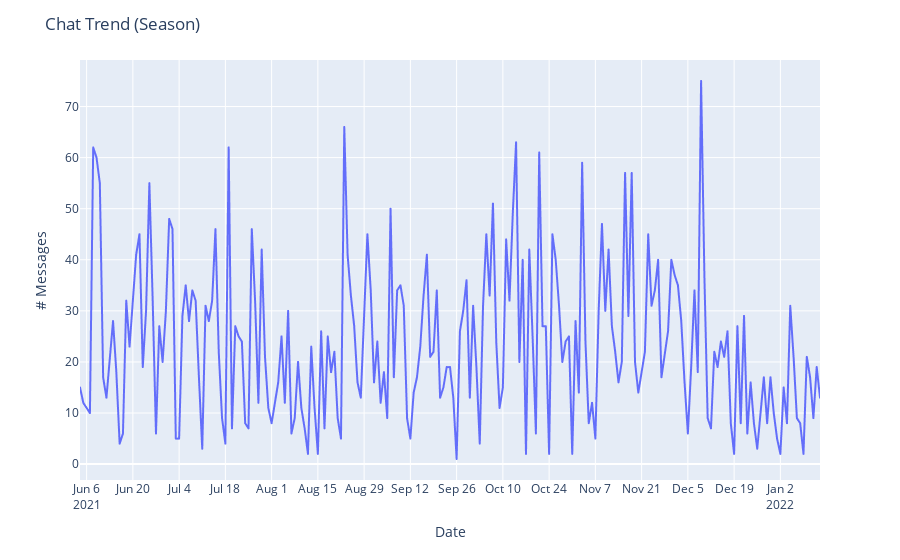

Here is the notebook cell this chart was saved with:
### Markdown cell above
### Chat Trend (All Time)

To seek the seasonal trendline

### Code cell
z = df.copy()
z = z['Date'].value_counts() 
z1 = z.to_dict() 
df['Msg_count'] = df['Date'].map(z1)

fig = px.line(x=df['Date'],y=df['Msg_count'])
fig.update_layout(title='Chat Trend (Season)',
                  xaxis_title='Date',
                  yaxis_title='# Messages')
fig.update_xaxes(nticks=20)
fig.show()

### Figure 1 — Plotly figure (JSON) as saved in the notebook; plotly's stock layout.template omitted (floating-point values rounded to 4 significant figures; data arrays with more than 128 entries replaced by an {"elided": "..."} marker saying what was removed)
{"data": [{"hovertemplate": "x=%{x}<br>y=%{y}<extra></extra>", "legendgroup": "", "line": {"color": "#636efa", "dash": "solid"}, "marker": {"symbol": "circle"}, "mode": "lines", "name": "", "showlegend": false, "type": "scattergl", "x": {"elided": "5148 str values"}, "xaxis": "x", "y": {"elided": "5148 int values"}, "yaxis": "y"}], "layout": {"legend": {"tracegroupgap": 0}, "margin": {"t": 60}, "title": {"text": "Chat Trend (Season)"}, "xaxis": {"anchor": "y", "domain": [0, 1], "nticks": 20, "title": {"text": "Date"}}, "yaxis": {"anchor": "x", "domain": [0, 1], "title": {"text": "# Messages"}}}}
